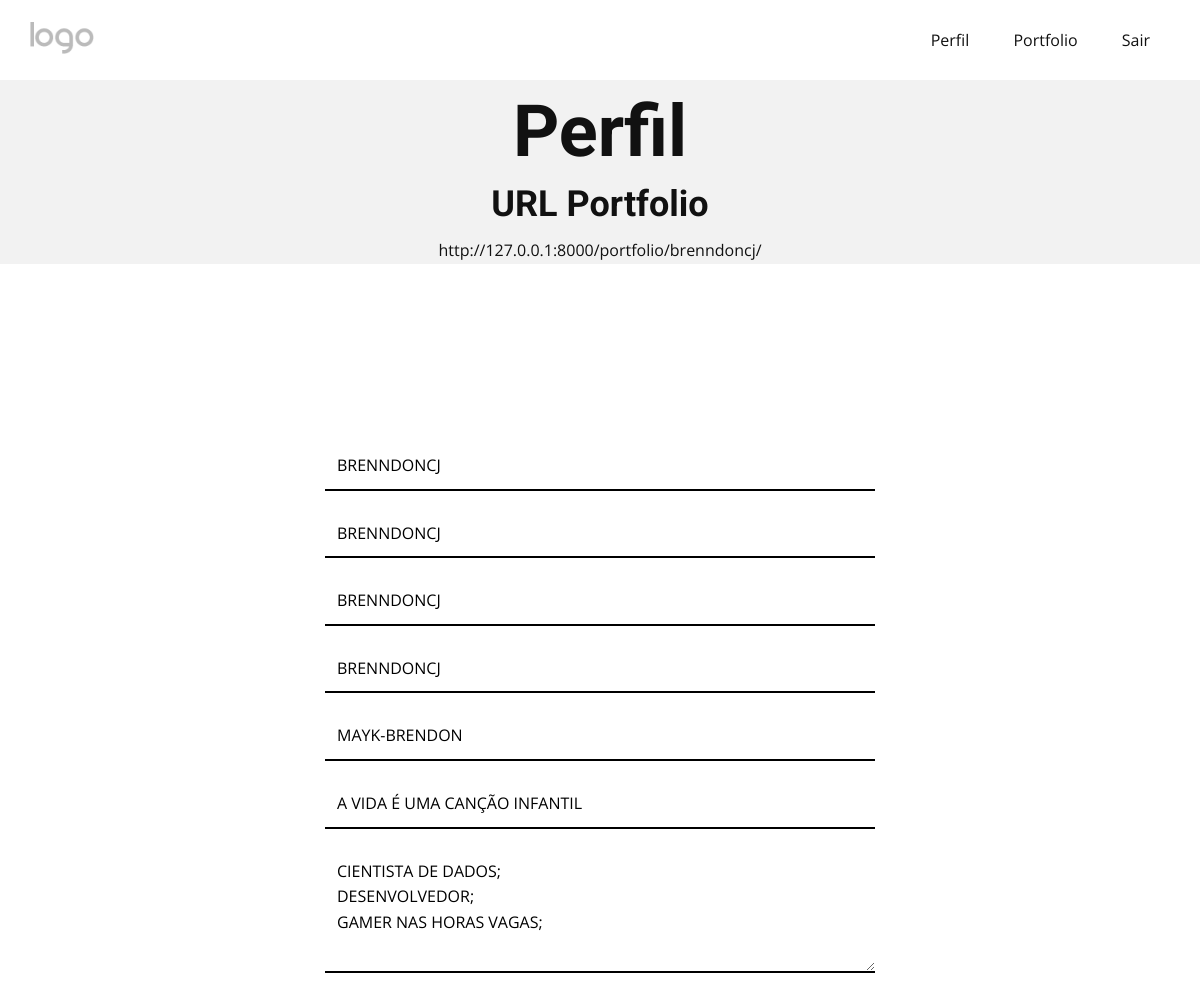
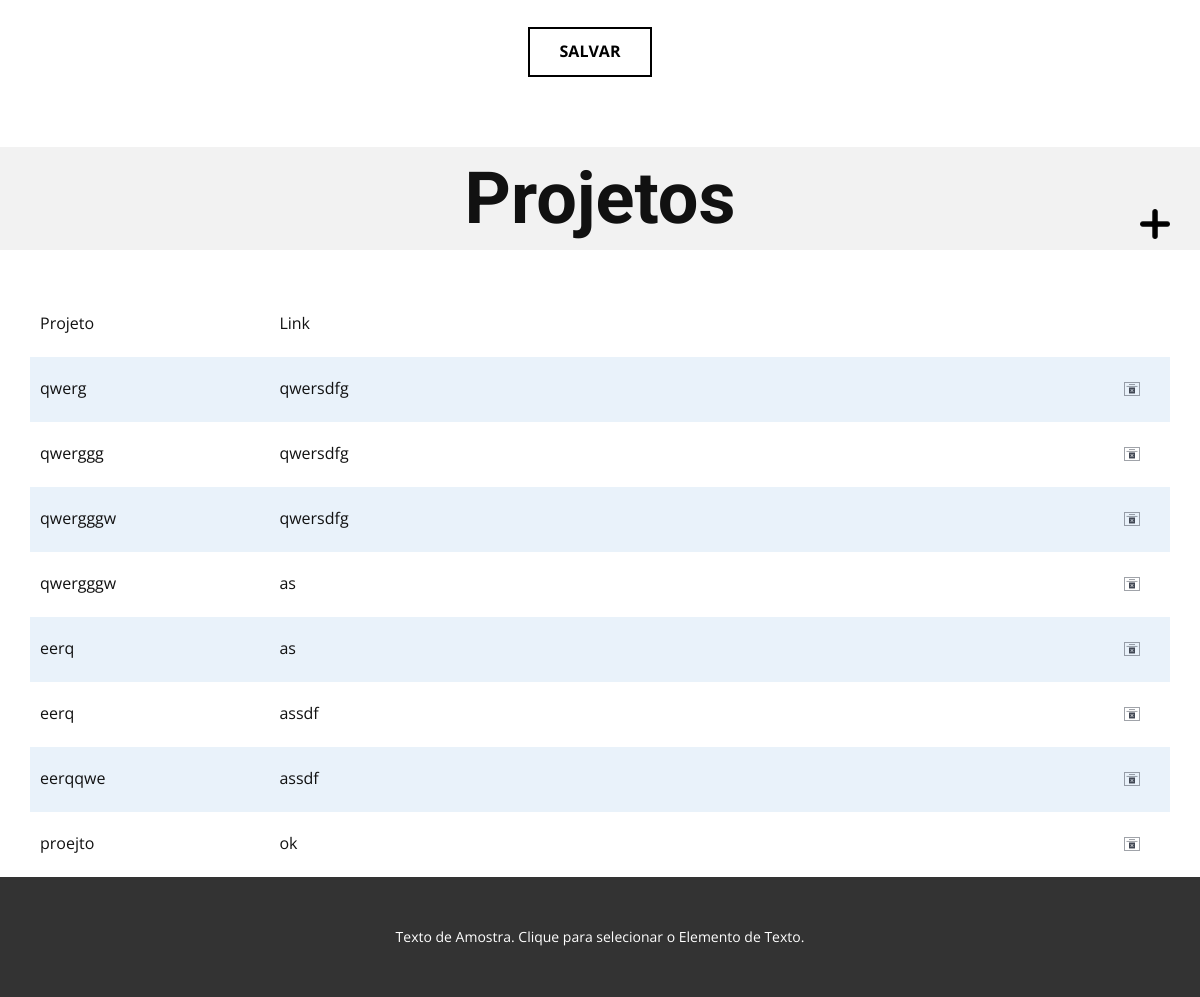
/portfolio/perfil/ (signed in), run on the app's committed database (2 pictures, top to bottom).
### app_accounts/models.py (models this page shows, shortened)
class Perfil(models.Model):
    __tablename__ = "perfil"
    github = models.CharField(max_length=50, default=None, null=True)
    instagram = models.CharField(max_length=50, null=True)
    twitter = models.CharField(max_length=50, default=None, null=True)
    linkedin = models.CharField(max_length=50, default=None, null=True)
    tiktok = models.CharField(max_length=50, default=None, null=True)
    frase = models.CharField(max_length=144, default=None, null=True)
    sobre = models.TextField(default=None, null=True)
    img_background = models.URLField(null=True)
    img_sobre = models.URLField(null=True)
    portfolio = models.CharField(max_length=250 ,null=True)
    user = models.ForeignKey(User, on_delete=models.CASCADE, related_name="userperfil")
    lenProjects = models.IntegerField(default=0)

class UsersProjects(models.Model):
    __tablename__ = "usersprojects"
    nome:str = models.CharField(max_length=50)
    link:models.CharField = models.CharField(max_length=150)
    user:User = models.ForeignKey(User, on_delete=models.CASCADE, related_name="usersprojects")

### app_portfolio/views.py (the view, shortened to what this page needs)
# urls.py: path("perfil/", view=views.PerfilView.as_view(), name="userperfil"),
class PerfilView(LoginRequiredMixin,View):
    def get(self, request):
        perfil = models.Perfil.objects.get(user=request.user)
        projetos = models.UsersProjects.objects.filter(user__id=request.user.id).order_by('id')
        context = {
            'projetos':projetos,
            'sociais':{
                'instagram':perfil.instagram,
                'twitter':perfil.twitter,
                'github':perfil.github,
                'tiktok':perfil.tiktok,
                'linkedin':perfil.linkedin,
                'frase':perfil.frase,
                'descricao':perfil.sobre,
            },
            "portfolio_url":perfil.portfolio
        }
        return render(request=request, template_name='app_portfolio/perfil.html', context=context)

### templates/app_portfolio/perfil.html (shortened to what this page needs)
{% load static %}
<!DOCTYPE html>
<html style="font-size: 16px;" lang="pt">
  <head>
    <link rel="stylesheet" href="{% static 'app_portfolio/usuario/css/nicepage.css'%}" media="screen">
    <link rel="stylesheet" href="{% static 'app_portfolio/usuario/css/perfil.css' %}" media="screen">
  </head>
  <body class="u-body u-stick-footer u-xl-mode" data-lang="pt">
    <header class="u-clearfix u-header" id="sec-66ed" data-animation-name="" data-animation-duration="0" data-animation-delay="0" data-animation-direction="">
      <div class="u-clearfix u-sheet u-sheet-1">
        <a href="" class="u-image u-logo u-image-1">
          <img src="{% static 'app_portfolio/usuario/images/default-logo.png'%}" class="u-logo-image u-logo-image-1">
        </a>
        <nav class="u-menu u-menu-one-level u-offcanvas u-menu-1">
          <div class="u-custom-menu u-nav-container">
            <ul class="u-nav u-unstyled u-nav-1">
              <li class="u-nav-item"><a class="u-button-style u-nav-link u-text-active-palette-1-base u-text-hover-palette-2-base" href="#" style="padding: 10px 20px;">Perfil</a></li>
              <li class="u-nav-item"><a class="u-button-style u-nav-link u-text-active-palette-1-base u-text-hover-palette-2-base" href="{% url 'portfolioselect' %}" style="padding: 10px 20px;">Portfolio</a></li>
              <li class="u-nav-item"><a class="u-button-style u-nav-link u-text-active-palette-1-base u-text-hover-palette-2-base" href="{% url 'sair' %}" style="padding: 10px 20px;">Sair</a></li>
            </ul>
          </div>
        </nav>
      </div>
    </header>
      <section class="u-align-center u-clearfix u-grey-5 u-section-1" id="sec-4992">
        <div class="u-clearfix u-sheet u-sheet-1">
          <h1 class="u-text u-text-default u-text-1">Perfil<br></h1>
          {% if portfolio_url %}
            <h3 class="u-text u-text-default u-text-1">URL Portfolio<br></h3>
            <label class="u-label">{{portfolio_url}}</label>
          {% endif %}
        </div>
      </section>
      <section class="u-align-center u-clearfix u-white u-section-2" id="sec-bc96">
        <div class="u-clearfix u-sheet u-sheet-1">
          <div class="u-form u-form-1">
            <form method="post" action="{% url 'userperfil' %}" class="u-clearfix u-form-spacing-20 u-form-vertical u-inner-form" style="padding: 10px" name="form">
              <div class="u-form-group u-form-name u-label-none">
                <input {% if sociais.instagram %} value="{{sociais.instagram}}" {% endif %} type="text" placeholder="INSTAGRAM" id="name-3b9a" name="instagram" class="u-border-2 u-border-black u-border-no-left u-border-no-right u-border-no-top u-input u-input-rectangle u-input-1">
              </div>
              <div class="u-form-email u-form-group u-label-none">
                <input {% if sociais.twitter %} value="{{sociais.twitter}}" {% endif %} type="text" placeholder="TWITTER" id="email-3b9a" name="twitter" class="u-border-2 u-border-black u-border-no-left u-border-no-right u-border-no-top u-input u-input-rectangle u-input-2">
              </div>
              <div class="u-form-group u-label-none u-form-group-4">
                <input {% if sociais.github %} value="{{sociais.github}}" {% endif %} type="text" id="text-eec6" name="github" class="u-border-2 u-border-black u-border-no-left u-border-no-right u-border-no-top u-input u-input-rectangle u-input-3" placeholder="GITHUB">
              </div>
              <div class="u-form-group u-label-none u-form-group-4">
                <input {% if sociais.tiktok %} value="{{sociais.tiktok}}" {% endif %} type="text" id="text-eec6" name="tiktok" class="u-border-2 u-border-black u-border-no-left u-border-no-right u-border-no-top u-input u-input-rectangle u-input-3" placeholder="TIKTOK">
              </div>
              <div class="u-form-group u-label-none u-form-group-5">
                <input {% if sociais.linkedin %} value="{{sociais.linkedin}}" {% endif %} type="text" placeholder="LINKEDIN" id="text-d8f9" name="linkedin" class="u-border-2 u-border-black u-border-no-left u-border-no-right u-border-no-top u-input u-input-rectangle u-input-4">
              </div>
              <div class="u-form-group u-label-none u-form-group-6">
                <input {% if sociais.frase %} value="{{sociais.frase}}" {% endif %} type="text" placeholder="FRASE PARA TEMPLATES" id="text-d65e" name="frase" class="u-border-2 u-border-black u-border-no-left u-border-no-right u-border-no-top u-input u-input-rectangle u-input-5">
              </div>
              <div class="u-form-group u-form-message u-label-none">
                <textarea placeholder="DESCRIÇÃO" rows="4" cols="50" id="message-3b9a" name="descricao" class="u-border-2 u-border-black u-border-no-left u-border-no-right u-border-no-top u-input u-input-rectangle u-input-6">{% if sociais.descricao %}{{sociais.descricao}}{% endif %}</textarea>
              </div>
              <input type="submit" value="SALVAR" class="u-border-2 u-border-black u-btn u-button-style u-hover-palette-4-light-1 u-none u-text-hover-white u-btn-2">
            </form>
          </div>
        </div>
      </section>
      <section class="u-align-center u-clearfix u-grey-5 u-section-3" id="carousel_98f5">
        <div class="u-clearfix u-sheet u-sheet-1">
          <h1 class="u-text u-text-default u-text-1">Projetos</h1>
          <a href="#sec-5b8e" class="u-border-active-palette-2-base u-border-no-left u-border-no-right u-border-no-top u-btn u-btn-round u-button-style u-dialog-link u-hover-feature u-none u-radius-10 u-text-hover-palette-4-dark-1 u-btn-1"><span class="u-file-icon u-icon u-icon-1"><img src="{% static 'app_portfolio/usuario/images/1237946.png'%}" alt=""></span></a>
        </div>
      </section>
      <section class="u-align-center u-clearfix u-section-4" id="sec-5921">
        <div class="u-clearfix u-sheet u-sheet-1">
          <div class="u-expanded-width u-table u-table-responsive u-table-1">
            <table class="u-table-entity u-table-entity-1">
              <colgroup>
                <col width="21%">
                <col width="73.4%">
                <col width="5.6%">
              </colgroup>
              <tbody class="u-table-alt-palette-1-light-3 u-table-body">
                <tr style="height: 65px;">
                  <td class="u-table-cell">Projeto</td>
                  <td class="u-table-cell">Link</td>
                  <td class="u-table-cell"></td>
                </tr>
                {%for projeto in projetos%}
                <tr style="height: 65px;">
                  <td class="u-table-cell">{{projeto.nome}}</td>
                  <td class="u-table-cell">{{projeto.link}}</td>
                  <td class="u-table-cell">
                    <a href="{% url 'projectdelete' projeto.id %}" class="u-border-none u-btn u-button-style u-none u-btn-1"><span class="u-file-icon u-icon u-icon-rectangle u-icon-1"><img src="{% static 'app_portfolio/usuario/images/10110791.png'%}" alt="DELETE"></span></a>
                  </td>
                </tr>
                {% endfor %}
              </tbody>
            </table>
          </div>
        </div>
      </section>
      <footer class="u-align-center u-clearfix u-footer u-grey-80 u-footer" id="sec-2e24">
        <div class="u-clearfix u-sheet u-sheet-1">
          <p class="u-small-text u-text u-text-variant u-text-1">Texto de Amostra. Clique para selecionar o Elemento de Texto.</p>
        </div>
      </footer>
  </body>
</html>

### templates/static/app_portfolio/usuario/css/perfil.css (style rules this page uses)
.u-section-1 { background-image: none; }
.u-section-1 .u-sheet-1 { min-height: 103px; }
.u-section-1 .u-text-1 { font-weight: 700; margin: 12px auto; }
.u-section-2 { background-image: none; }
.u-section-2 .u-sheet-1 { min-height: 680px; }
.u-section-2 .u-form-1 { width: 570px; margin: 169px auto 0; }
.u-section-2 .u-input-1 { text-transform: uppercase; }
.u-section-2 .u-input-2 { text-transform: uppercase; }
.u-section-2 .u-form-group-4 { margin-left: 0; }
.u-section-2 .u-input-3 { text-transform: uppercase; }
.u-section-2 .u-form-group-5 { margin-left: 0; }
.u-section-2 .u-input-4 { text-transform: uppercase; }
.u-section-2 .u-form-group-6 { margin-left: 0; }
.u-section-2 .u-input-5 { text-transform: uppercase; }
.u-section-2 .u-input-6 { text-transform: uppercase; }
.u-section-2 .u-btn-2 { border-style: solid; font-weight: 700; text-transform: uppercase; letter-spacing: 0px; margin: 30px auto 60px; }
.u-section-3 { background-image: none; }
.u-section-3 .u-sheet-1 { min-height: 103px; }
.u-section-3 .u-text-1 { font-weight: 700; margin: 12px auto 0; }
.u-section-3 .u-btn-1 { font-weight: 400; text-transform: none; letter-spacing: normal; transition-duration: 0.5s; transform: translateX(0px) translateY(0px) scale(1) rotate(0deg); box-shadow: -2px 0 0 0 rgba(0,0,0,0); text-shadow: 0px 0px 0px rgba(0,0,0,0); margin: -38px 0 2px auto; padding: 0; }
.u-section-3 .u-icon-1 { font-size: 1.875em; margin-left: 5px; vertical-align: 0px; }
.u-section-3 .u-btn-1, .u-section-3 .u-btn-1:before, .u-section-3 .u-btn-1 > .u-container-layout:before { transition-property: fill, color, background-color, stroke-width, border-style, border-width, border-top-width, border-left-width, border-right-width, border-bottom-width, custom-border, borders, box-shadow, text-shadow, opacity, border-radius, stroke, border-color, font-size, font-style, font-weight, text-decoration, letter-spacing, transform, background-image, image-zoom, background-size, background-position; }
.u-section-4 .u-sheet-1 { min-height: 503px; }
.u-section-4 .u-table-1 { margin: 42px auto 0 0; }
.u-section-4 .u-table-entity-1 { min-height: 100px; }
.u-section-4 .u-btn-1 { letter-spacing: 1px; font-weight: 400; text-transform: none; margin: -325px 0 0 auto; padding: 0; }
.u-section-4 .u-icon-1 { width: 38px; height: 38px; margin: -15px 11px 60px auto; padding: 8px; }

### data on the page
Perfil: portfolio "http://127.0.0.1:8000/portfolio/brenndoncj/", instagram "brenndoncj", twitter "brenndoncj", github "brenndoncj", tiktok "brenndoncj", linkedin "Mayk-brendon", frase "A Vida é uma canção infantil", descricao "cientista de dados; desenvolvedor; gamer nas horas vagas;"
UsersProjects: nome "qwerg", link "qwersdfg"
UsersProjects: nome "qwerggg", link "qwersdfg"
UsersProjects: nome "qwergggw", link "qwersdfg"
UsersProjects: nome "qwergggw", link "as"
UsersProjects: nome "eerq", link "as"
UsersProjects: nome "eerq", link "assdf"
UsersProjects: nome "eerqqwe", link "assdf"
UsersProjects: nome "proejto", link "ok"
